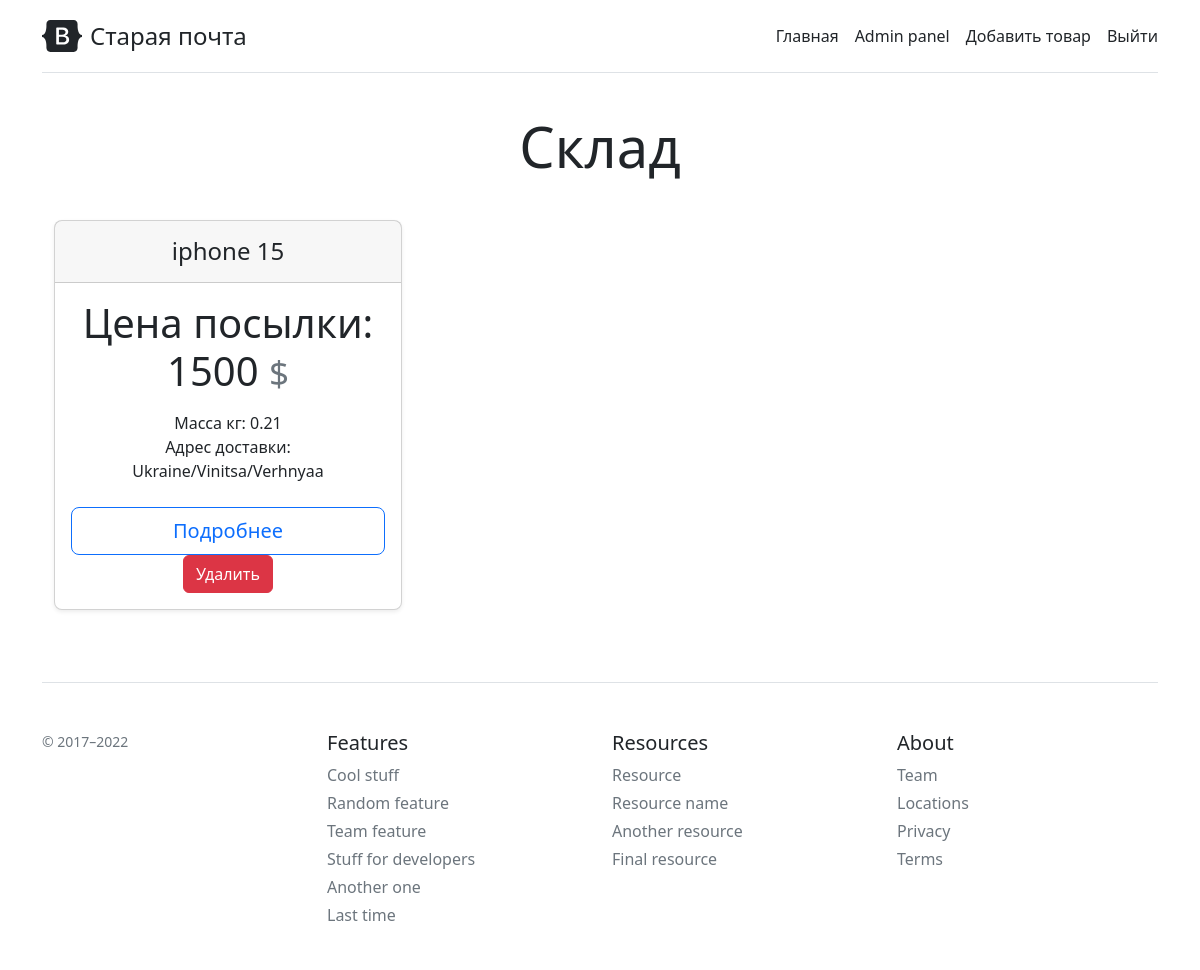
Page / (signed in) on the earlier database version.
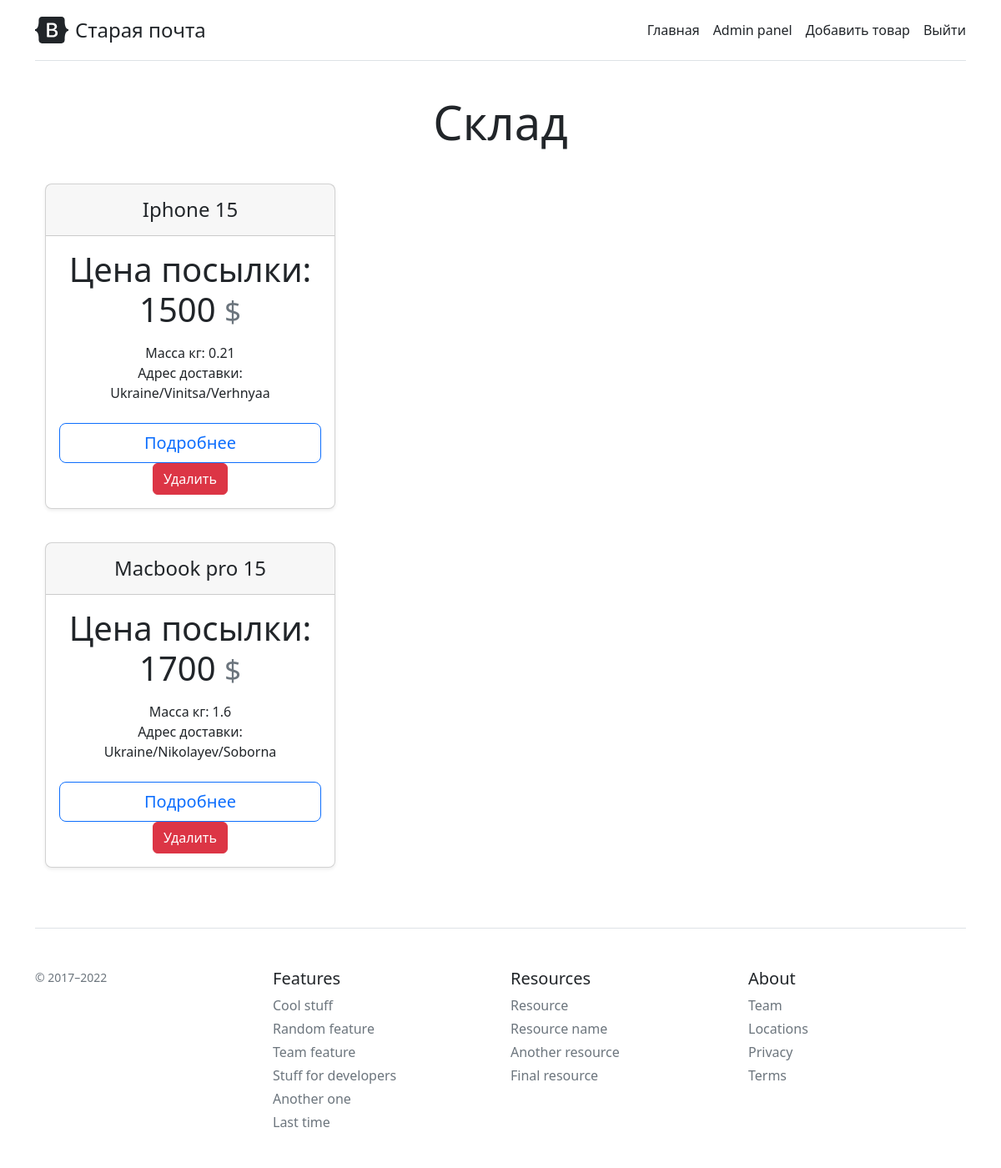
Same page on the later database version.
### main.py (models this page shows, shortened)
class Item(db.Model):
    id = db.Column(db.Integer, primary_key=True)
    title = db.Column(db.String(150), nullable=False)
    price = db.Column(db.Float, nullable=False)
    mass = db.Column(db.Float, nullable=False)
    country = db.Column(db.String(250), nullable=False)
    city = db.Column(db.String(250), nullable=False)
    street = db.Column(db.String(250), nullable=False)

### main.py (the view)
@app.route('/')
def index():
    items = Item.query.order_by(Item.price).all()
    return render_template('index.html', data=items)

### templates/index.html (shortened to what this page needs)
{% extends 'base.html' %}
{% block body %}
<div class="container ">
  <div class="card-deck mb-3 text-center">
    {% for el in data %}
      <div class="row row-cols-1 row-cols-md-3 mb-3 text-center">
      <div class="col">
        <div class="card mb-4 rounded-3 shadow-sm">
          <div class="card-header py-3">
            <h4 class="my-0 fw-normal">{{ el.title }}</h4>
          </div>
          <div class="card-body">
            <h1 class="card-title pricing-card-title">Цена посылки: {{ el.price }}
              <small class="text-muted fw-light">$</small></h1>
            <ul class="list-unstyled mt-3 mb-4">
              <li>Масса кг: {{ el.mass }}</li>
              <li>Адрес доставки: {{ el.country }}/{{ el.city }}/{{ el.street }}</li>
            </ul>
            <a href="#" class="w-100 btn btn-lg btn-outline-primary">Подробнее</a>
            <a href="/{{ el.id }}/del" class="btn btn-danger">Удалить</a>
          </div>
        </div>
      </div>
      </div>
    {% endfor %}
</div>
</div>
{% endblock %}

### templates/base.html (shortened to what this page needs)
<!doctype html>
<html lang="en">
<head>
    <link rel="stylesheet" href="https://cdn.jsdelivr.net/npm/bootstrap@5.2.0/dist/css/bootstrap.min.css">
</head>
<body>
<div class="container py-3">
  <header>
    <div class="d-flex flex-column flex-md-row align-items-center pb-3 mb-4 border-bottom">
      <a href="/" class="d-flex align-items-center text-dark text-decoration-none">
        <span class="fs-4">Старая почта</span>
      </a>
      <nav class="d-inline-flex mt-2 mt-md-0 ms-md-auto">
        {% if current_user.has_role('admin') %}
                    <a class="me-3 py-2 text-dark text-decoration-none" href="/">Главная</a>
                    <a class="me-3 py-2 text-dark text-decoration-none" href="/admin">Admin panel</a>
                    <a class="me-3 py-2 text-dark text-decoration-none" href="/create">Добавить товар</a>
                    <a class="py-2 text-dark text-decoration-none" href="/logout">Выйти</a>
         {% else %}
            <a class="me-3 py-2 text-dark text-decoration-none" href="/">Главная</a>
            <a class="me-3 py-2 text-dark text-decoration-none" href="/login">Войти</a>
          {% endif %}
      </nav>
    </div>
    <div class="pricing-header p-3 pb-md-4 mx-auto text-center">
      <h1 class="display-4 fw-normal">Склад</h1>
    </div>
  </header>
  {% block body %}{% endblock %}
  <footer class="pt-4 my-md-5 pt-md-5 border-top">
    <div class="row">
      <div class="col-12 col-md">
        <small class="d-block mb-3 text-muted">© 2017–2022</small>
      </div>
      <div class="col-6 col-md">
        <h5>Features</h5>
        <ul class="list-unstyled text-small">
          <li class="mb-1"><a class="link-secondary text-decoration-none" href="#">Cool stuff</a></li>
          <li class="mb-1"><a class="link-secondary text-decoration-none" href="#">Random feature</a></li>
          <li class="mb-1"><a class="link-secondary text-decoration-none" href="#">Team feature</a></li>
          <li class="mb-1"><a class="link-secondary text-decoration-none" href="#">Stuff for developers</a></li>
          <li class="mb-1"><a class="link-secondary text-decoration-none" href="#">Another one</a></li>
          <li class="mb-1"><a class="link-secondary text-decoration-none" href="#">Last time</a></li>
        </ul>
      </div>
      <div class="col-6 col-md">
        <h5>Resources</h5>
        <ul class="list-unstyled text-small">
          <li class="mb-1"><a class="link-secondary text-decoration-none" href="#">Resource</a></li>
          <li class="mb-1"><a class="link-secondary text-decoration-none" href="#">Resource name</a></li>
          <li class="mb-1"><a class="link-secondary text-decoration-none" href="#">Another resource</a></li>
          <li class="mb-1"><a class="link-secondary text-decoration-none" href="#">Final resource</a></li>
        </ul>
      </div>
      <div class="col-6 col-md">
        <h5>About</h5>
        <ul class="list-unstyled text-small">
          <li class="mb-1"><a class="link-secondary text-decoration-none" href="#">Team</a></li>
          <li class="mb-1"><a class="link-secondary text-decoration-none" href="#">Locations</a></li>
          <li class="mb-1"><a class="link-secondary text-decoration-none" href="#">Privacy</a></li>
          <li class="mb-1"><a class="link-secondary text-decoration-none" href="#">Terms</a></li>
        </ul>
      </div>
    </div>
  </footer>
</div>
</body>
</html>

Differences in the rows shown:
changed Item "Vinitsa": title "iphone 15" → "Iphone 15"
added Item: title "Macbook pro 15", price "1700", mass "1.6", country "Ukraine", city "Nikolayev", street "Soborna"
